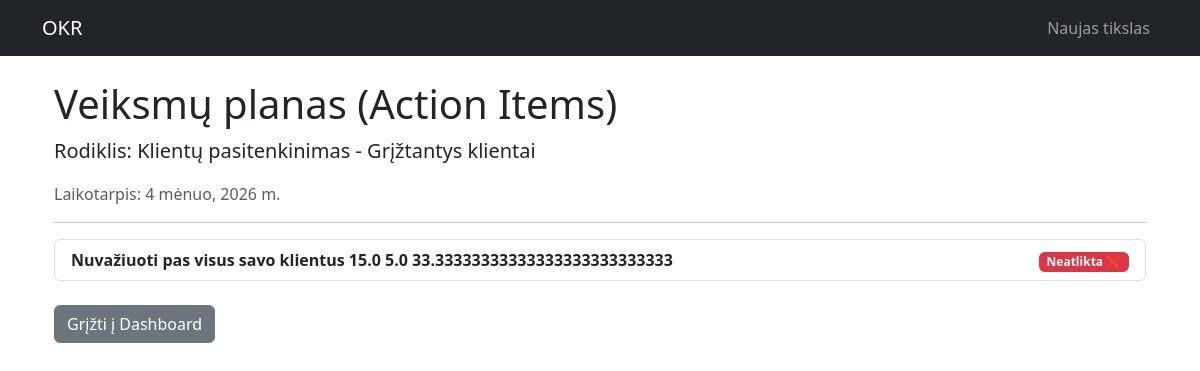
Page /2026/4/4/ on the committed database.
### okr/models.py (models this page shows, shortened)
class MonthResult(models.Model):
    MONTH_CHOICES = [
        (1, 'Sausis'), (2, 'Vasaris'), (3, 'Kovas'), (4, 'Balandis'),
        (5, 'Gegužė'), (6, 'Birželis'), (7, 'Liepa'), (8, 'Rugpjūtis'),
        (9, 'Rugsėjis'), (10, 'Spalis'), (11, 'Lapkritis'), (12, 'Gruodis'),
    ]
    QUARTER_CHOICES = [(1, 'Q1'), (2, 'Q2'), (3, 'Q3'), (4, 'Q4')]
    monthly_key_result = models.ForeignKey(KeyResult, on_delete=models.CASCADE)
    month = models.IntegerField(choices=MONTH_CHOICES, default=1)
    quarter = models.IntegerField(choices=QUARTER_CHOICES, default=1)
    planned_result = models.DecimalField(max_digits=12, decimal_places=1)
    actual_result = models.DecimalField(max_digits=12, decimal_places=1, null=True, blank=True)

class KeyResult(models.Model):
    DISTRIBUTION_CHOICES = [
        ('cumulative', 'Išdaliniamas per mėnesius (÷ 12)'),
        ('fixed', 'Vienodas procentas viesiems mėn'),
        ('binary', 'Įvykdyta / Neįvykdyta')
    ]
    objective = models.ForeignKey(Objective, on_delete=models.CASCADE)
    name = models.CharField(max_length=200)
    unit = models.ForeignKey(Unit, on_delete=models.SET_NULL, null=True)
    annual_goal = models.DecimalField(max_digits=12, decimal_places=2)
    icon_class = models.CharField(max_length=50, default="fa-rocket")
    distribution_type = models.CharField(
        max_length=20,
        choices=DISTRIBUTION_CHOICES,
        default='cumulative',
    )

class Objective(models.Model):
    brand = models.CharField(max_length=100, default='Your Brand')
    team = models.CharField(max_length=200, default='Your Department')
    year = models.IntegerField()
    goal = models.CharField(max_length=200)

class Action(models.Model):
    month_result = models.ForeignKey(MonthResult, on_delete=models.CASCADE)
    action_item = models.CharField(max_length=200)
    unit = models.ForeignKey(Unit, on_delete=models.SET_NULL, null=True)
    planned_result = models.DecimalField(max_digits=12, decimal_places=1)
    actual_result = models.DecimalField(max_digits=12, decimal_places=1, null=True, blank=True)
    is_done= models.BooleanField(default=False)
    notes = models.TextField(null=True, blank=True, verbose_name="Komentarai / Problemos sprendimas")
    @property
    def action_achievement_percentage(self):
        if self.planned_result and self.actual_result:
            return (self.actual_result / self.planned_result) * 100
        return 0

### okr/views.py (the view)
# urls.py: path('<int:year>/<int:month>/<int:kr_id>/', views.action_items, name='action_items'),
def action_items(request, year, month, kr_id):
    month_result = get_object_or_404(
        MonthResult,
        id=kr_id,
        month=month,
        monthly_key_result__objective__year=year,
    )
    if request.method == 'POST':
        form = MonthResultForm(request.POST, instance=month_result)
        if form.is_valid():
            form.save()
            return redirect('dashboard', pk = month_result.monthly_key_result.objective.pk)
    else:
        form = MonthResultForm(instance=month_result)
    return render(request, 'actions.html', {
        'month_result': month_result,
        'actions': month_result.action_set.all(),
        'form': form,
    })

### okr/templates/actions.html (shortened to what this page needs)
{% extends "base.html" %}
{% block content %}
<div class="container mt-4">
    <h1>Veiksmų planas (Action Items)</h1>
    <p class="lead">Rodiklis: {{ month_result.monthly_key_result.name }}</p>
    <p class="text-muted">Laikotarpis: {{ month_result.month }} mėnuo, {{ month_result.monthly_key_result.objective.year }} m.</p>
    <hr>
    <ul class="list-group">
        {% for action in actions %}
            <li class="list-group-item d-flex justify-content-between align-items-center">
                <div>
                    <strong>{{ action.action_item }}</strong>
                    <strong>{{ action.planned_result }}</strong>
                    <strong>{{ action.actual_result }}</strong>
                    <strong>{{ action.action_achievement_percentage }}</strong>
                </div>
                <span>
                    {% if action.is_done %}
                        <span class="badge bg-success text-white">Atlikta ✅</span>
                    {% else %}
                        <span class="badge bg-danger text-white">Neatlikta ❌</span>
                    {% endif %}
                </span>
            </li>
        {% empty %}
            <li class="list-group-item text-muted">Šiam mėnesiui veiksmų dar nėra sukurta.</li>
        {% endfor %}
    </ul>
    <a href="{% url 'dashboard' month_result.monthly_key_result.objective.id %}" class="btn btn-secondary mt-4">
        Grįžti į Dashboard
    </a>
</div>
{% endblock %}

### rows in the picture
MonthResult: monthly_key_result.name "Klientų pasitenkinimas - Grįžtantys klientai", month "4", monthly_key_result.objective.year "2026"
Action: action_item "Nuvažiuoti pas visus savo klientus", planned_result "15.0", actual_result "5.0", action_achievement_percentage "33.33333333333333333333333333", is_done "Neatlikta ❌"
